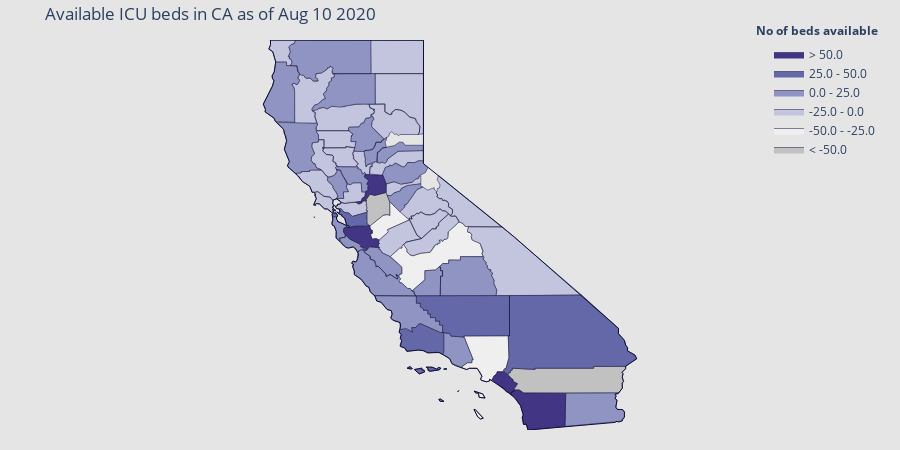

This figure's notebook cell:
### Code cell
values = (df['icu_available_beds']-(df['icu_covid_confirmed_patients']+ df['icu_suspected_covid_patients'])).tolist()
fips = df['fips'].tolist()

visualize(values, fips, date, 'Available ICU beds')

### Figure 1 — Plotly figure (JSON) as saved in the notebook; plotly's stock layout.template omitted (floating-point values rounded to 4 significant figures; data arrays with more than 128 entries replaced by an {"elided": "..."} marker saying what was removed)
{"data": [{"fill": "toself", "fillcolor": "rgb(193, 193, 193)", "hoverinfo": "none", "line": {"color": "rgb(15, 15, 55)", "width": 0.5}, "mode": "lines", "name": "< -50.0", "type": "scatter", "x": [-121.6, -121.6, -121.6, -121.5, -121.3, -121.0, -120.9, -120.9, -121.0, -121.1, -121.5, -121.6, -121.6, -121.5, -121.6, -121.6, -121.6, -121.6, -121.6, null, -117.7, -117.7, -117.6, -117.6, -117.6, -117.6, -116.9, -116.9, -115.3, -115.3, -114.4, -114.4, -114.5, -114.5, -114.5, -114.5, -114.5, -114.5, -114.6, -117.2, -117.4, -117.5, -117.4, -117.5, -117.5, -117.6, -117.7, null], "y": [38.04, 38.1, 38.12, 38.26, 38.23, 38.3, 38.08, 37.74, 37.76, 37.74, 37.48, 37.54, 37.82, 37.85, 37.86, 37.92, 38.01, 38.02, 38.04, null, 33.89, 33.93, 33.93, 33.97, 33.99, 34.03, 34.0, 34.03, 34.03, 34.08, 34.08, 34.02, 33.93, 33.9, 33.81, 33.71, 33.68, 33.55, 33.43, 33.43, 33.51, 33.51, 33.66, 33.71, 33.76, 33.77, 33.89, null]}, {"fill": "toself", "fillcolor": "rgb(239,239,239)", "hoverinfo": "none", "line": {"color": "rgb(15, 15, 55)", "width": 0.5}, "mode": "lines", "name": "-50.0 - -25.0", "type": "scatter", "x": [-120.9, -120.7, -120.6, -120.6, -120.5, -120.5, -120.5, -120.4, -120.3, -120.1, -119.8, -119.7, -119.7, -119.6, -119.6, -119.6, -119.5, -119.6, -119.6, -119.5, -119.5, -119.4, -119.4, -119.3, -119.3, -119.0, -118.9, -118.9, -118.8, -118.8, -118.8, -118.7, -118.7, -118.7, -118.7, -118.4, -118.4, -118.4, -118.4, -118.4, -119.0, -119.0, -119.3, -119.3, -119.5, -119.7, -120.0, -120.0, -120.3, -120.4, -120.4, -120.6, -120.6, -120.7, -120.6, -120.7, -120.7, -120.6, -120.6, -120.9, null, -118.6, -118.4, -118.3, -118.5, -118.5, -118.6, -118.6, null, -118.6, -118.6, -118.4, -118.4, -118.5, -118.6, null, -118.9, -118.9, -118.8, -118.7, -118.7, -118.6, -118.9, -117.7, -117.6, -117.7, -117.8, -117.8, -118.0, -118.0, -118.1, -118.1, -118.2, -118.2, -118.3, -118.4, -118.4, -118.4, -118.5, -118.5, -118.7, -118.8, -118.9, null, -121.5, -121.1, -121.0, -120.9, -120.9, -120.4, -121.0, -121.0, -121.2, -121.3, -121.4, -121.5, -121.4, -121.4, -121.5, -121.5, null], "y": [36.75, 36.95, 36.95, 37.0, 37.04, 36.91, 36.86, 36.79, 36.76, 36.83, 36.85, 37.01, 37.04, 37.03, 37.07, 37.07, 37.1, 37.12, 37.14, 37.15, 37.11, 37.16, 37.17, 37.21, 37.35, 37.59, 37.55, 37.48, 37.49, 37.46, 37.34, 37.33, 37.26, 37.23, 37.16, 37.06, 36.89, 36.84, 36.83, 36.74, 36.74, 36.66, 36.66, 36.57, 36.58, 36.42, 36.4, 36.18, 35.91, 35.96, 35.97, 36.1, 36.11, 36.16, 36.2, 36.25, 36.29, 36.33, 36.49, 36.75, null, 33.48, 33.41, 33.31, 33.33, 33.42, 33.44, 33.48, null, 33.03, 33.03, 32.82, 32.8, 32.85, 33.03, null, 34.05, 34.07, 34.17, 34.17, 34.24, 34.24, 34.82, 34.82, 34.29, 34.02, 34.0, 33.95, 33.95, 33.9, 33.85, 33.74, 33.76, 33.72, 33.7, 33.74, 33.77, 33.84, 33.97, 34.04, 34.03, 34.0, 34.05, null, 37.48, 37.74, 37.76, 37.74, 38.08, 37.63, 37.4, 37.35, 37.13, 37.18, 37.16, 37.28, 37.31, 37.38, 37.4, 37.48, null]}, {"fill": "toself", "fillcolor": "rgb(195, 196, 222)", "hoverinfo": "none", "line": {"color": "rgb(15, 15, 55)", "width": 0.5}, "mode": "lines", "name": "-25.0 - 0.0", "type": "scatter", "x": {"elided": "574 float values"}, "y": {"elided": "574 float values"}}, {"fill": "toself", "fillcolor": "rgb(144,148,194)", "hoverinfo": "none", "line": {"color": "rgb(15, 15, 55)", "width": 0.5}, "mode": "lines", "name": "0.0 - 25.0", "type": "scatter", "x": {"elided": "509 float values"}, "y": {"elided": "509 float values"}}, {"fill": "toself", "fillcolor": "rgb(101,104,168)", "hoverinfo": "none", "line": {"color": "rgb(15, 15, 55)", "width": 0.5}, "mode": "lines", "name": "25.0 - 50.0", "type": "scatter", "x": {"elided": "152 float values"}, "y": {"elided": "152 float values"}}, {"fill": "toself", "fillcolor": "rgb(65, 53, 132)", "hoverinfo": "none", "line": {"color": "rgb(15, 15, 55)", "width": 0.5}, "mode": "lines", "name": "> 50.0", "type": "scatter", "x": [-122.2, -122.2, -122.1, -122.1, -121.9, -121.5, -121.5, -121.4, -121.4, -121.5, -121.5, -121.4, -121.4, -121.2, -121.2, -121.2, -121.2, -121.2, -121.2, -121.2, -121.5, -121.6, -121.6, -121.7, -121.7, -121.8, -122.0, -122.2, -122.2, null, -118.1, -118.1, -118.0, -118.0, -117.8, -117.5, -117.5, -117.4, -117.5, -117.5, -117.6, -117.6, -118.1, null, -117.6, -117.6, -117.5, -117.5, -117.4, -117.2, -116.1, -116.1, -117.1, -117.2, -117.2, -117.3, -117.3, -117.3, -117.5, -117.6, null, -121.9, -121.7, -121.7, -121.6, -121.6, -121.5, -121.5, -121.5, -121.6, -121.5, -121.6, -121.6, -121.1, -121.0, -121.0, -121.3, -121.5, -121.6, -121.6, -121.7, -121.7, -121.8, -121.9, null], "y": [37.36, 37.43, 37.47, 37.45, 37.48, 37.48, 37.4, 37.38, 37.31, 37.28, 37.25, 37.15, 37.18, 37.16, 37.12, 37.09, 37.06, 37.03, 36.99, 36.96, 36.98, 36.89, 36.93, 36.99, 37.01, 37.05, 37.17, 37.32, 37.36, null, 33.75, 33.85, 33.9, 33.95, 33.95, 33.76, 33.71, 33.66, 33.53, 33.47, 33.45, 33.39, 33.75, null, 33.39, 33.45, 33.47, 33.51, 33.51, 33.43, 33.43, 32.62, 32.53, 32.67, 32.67, 32.84, 32.9, 33.12, 33.33, 33.39, null, 38.07, 38.09, 38.16, 38.2, 38.33, 38.36, 38.43, 38.47, 38.5, 38.59, 38.68, 38.74, 38.72, 38.51, 38.3, 38.23, 38.26, 38.12, 38.1, 38.09, 38.05, 38.02, 38.07, null]}, {"hoverinfo": "text", "legendgroup": "centroids", "marker": {"color": "white", "opacity": 0}, "mode": "markers", "name": "US Counties", "selected": {"marker": {"color": "white", "opacity": 1, "size": 3}}, "showlegend": false, "text": ["County: Del Norte<br>State: California<br>FIPS: 06015<br>Value: 0.0", "County: Del Norte<br>State: California<br>FIPS: 06015<br>Value: 0.0", "County: Los Angeles<br>State: California<br>FIPS: 06037<br>Value: -46.0", "County: Los Angeles<br>State: California<br>FIPS: 06037<br>Value: -46.0", "County: Los Angeles<br>State: California<br>FIPS: 06037<br>Value: -46.0", "County: Marin<br>State: California<br>FIPS: 06041<br>Value: -4.0", "County: Marin<br>State: California<br>FIPS: 06041<br>Value: -4.0", "County: Ventura<br>State: California<br>FIPS: 06111<br>Value: 5.0", "County: Ventura<br>State: California<br>FIPS: 06111<br>Value: 5.0", "County: Ventura<br>State: California<br>FIPS: 06111<br>Value: 5.0", "County: San Francisco<br>State: California<br>FIPS: 06075<br>Value: 35.0", "County: San Francisco<br>State: California<br>FIPS: 06075<br>Value: 35.0", "County: San Francisco<br>State: California<br>FIPS: 06075<br>Value: 35.0", "County: San Francisco<br>State: California<br>FIPS: 06075<br>Value: 35.0", "County: San Francisco<br>State: California<br>FIPS: 06075<br>Value: 35.0", "County: Santa Barbara<br>State: California<br>FIPS: 06083<br>Value: 27.0", "County: Santa Barbara<br>State: California<br>FIPS: 06083<br>Value: 27.0", "County: Santa Barbara<br>State: California<br>FIPS: 06083<br>Value: 27.0", "County: Santa Barbara<br>State: California<br>FIPS: 06083<br>Value: 27.0", "County: Santa Barbara<br>State: California<br>FIPS: 06083<br>Value: 27.0", "County: Santa Clara<br>State: California<br>FIPS: 06085<br>Value: 78.0", "County: San Mateo<br>State: California<br>FIPS: 06081<br>Value: 16.0", "County: Tuolumne<br>State: California<br>FIPS: 06109<br>Value: -1.0", "County: Placer<br>State: California<br>FIPS: 06061<br>Value: -3.0", "County: San Luis Obispo<br>State: California<br>FIPS: 06079<br>Value: 16.0", "County: Solano<br>State: California<br>FIPS: 06095<br>Value: -6.0", "County: Monterey<br>State: California<br>FIPS: 06053<br>Value: 19.0", "County: Yuba<br>State: California<br>FIPS: 06115<br>Value: 7.0", "County: Orange<br>State: California<br>FIPS: 06059<br>Value: 114.0", "County: Mono<br>State: California<br>FIPS: 06051<br>Value: -1.0", "County: Calaveras<br>State: California<br>FIPS: 06009<br>Value: 2.0", "County: Nevada<br>State: California<br>FIPS: 06057<br>Value: 5.0", "County: Butte<br>State: California<br>FIPS: 06007<br>Value: 6.0", "County: Santa Cruz<br>State: California<br>FIPS: 06087<br>Value: 6.0", "County: Mendocino<br>State: California<br>FIPS: 06045<br>Value: 5.0", "County: Fresno<br>State: California<br>FIPS: 06019<br>Value: -28.0", "County: Inyo<br>State: California<br>FIPS: 06027<br>Value: 0.0", "County: San Joaquin<br>State: California<br>FIPS: 06077<br>Value: -51.0", "County: Trinity<br>State: California<br>FIPS: 06105<br>Value: -2.0", "County: Mariposa<br>State: California<br>FIPS: 06043<br>Value: -2.0", "County: El Dorado<br>State: California<br>FIPS: 06017<br>Value: 7.0", "County: Sonoma<br>State: California<br>FIPS: 06097<br>Value: -6.0", "County: Shasta<br>State: California<br>FIPS: 06089<br>Value: 5.0", "County: Lassen<br>State: California<br>FIPS: 06035<br>Value: -3.0", "County: Colusa<br>State: California<br>FIPS: 06011<br>Value: -3.0", "County: Lake<br>State: California<br>FIPS: 06033<br>Value: -3.0", "County: Modoc<br>State: California<br>FIPS: 06049<br>Value: -2.0", "County: Tulare<br>State: California<br>FIPS: 06107<br>Value: 11.0", "County: San Benito<br>State: California<br>FIPS: 06069<br>Value: 1.0", "County: Alameda<br>State: California<br>FIPS: 06001<br>Value: 33.0", "County: San Diego<br>State: California<br>FIPS: 06073<br>Value: 215.0", "County: Glenn<br>State: California<br>FIPS: 06021<br>Value: -3.0", "County: Siskiyou<br>State: California<br>FIPS: 06093<br>Value: 2.0", "County: Madera<br>State: California<br>FIPS: 06039<br>Value: -1.0", "County: Tehama<br>State: California<br>FIPS: 06103<br>Value: 0.0", "County: Sutter<br>State: California<br>FIPS: 06101<br>Value: -2.0", "County: Napa<br>State: California<br>FIPS: 06055<br>Value: 15.0", "County: Sacramento<br>State: California<br>FIPS: 06067<br>Value: 56.0", "County: Merced<br>State: California<br>FIPS: 06047<br>Value: -4.0", "County: Kings<br>State: California<br>FIPS: 06031<br>Value: 6.0", "County: Kern<br>State: California<br>FIPS: 06029<br>Value: 30.0", "County: Riverside<br>State: California<br>FIPS: 06065<br>Value: -50.0", "County: Contra Costa<br>State: California<br>FIPS: 06013<br>Value: 0.0", "County: San Bernardino<br>State: California<br>FIPS: 06071<br>Value: 43.0", "County: Stanislaus<br>State: California<br>FIPS: 06099<br>Value: -26.0", "County: Humboldt<br>State: California<br>FIPS: 06023<br>Value: 6.0", "County: Plumas<br>State: California<br>FIPS: 06063<br>Value: -2.0", "County: Amador<br>State: California<br>FIPS: 06005<br>Value: 0.0", "County: Imperial<br>State: California<br>FIPS: 06025<br>Value: 3.0", "County: Yolo<br>State: California<br>FIPS: 06113<br>Value: 4.0"], "type": "scatter", "unselected": {"marker": {"opacity": 0}}, "x": [-121.7, -122.3, -120.0, -120.7, -120.4, -121.9, -121.2, -121.4, -117.8, -118.9, -120.6, -120.8, -121.6, -122.0, -123.4, -119.6, -117.4, -121.3, -123.1, -119.9, -120.5, -122.9, -122.0, -120.6, -122.2, -122.8, -120.7, -118.8, -121.1, -121.9, -116.7, -122.4, -122.5, -119.8, -122.2, -121.7, -122.3, -121.3, -120.7, -119.8, -118.7, -116.0, -121.9, -116.2, -121.0, -123.9, -120.8, -120.7, -115.4, -121.9], "y": [37.23, 37.42, 38.03, 39.06, 35.39, 38.27, 36.22, 39.27, 33.7, 37.94, 38.2, 39.3, 39.67, 37.06, 39.44, 36.76, 36.51, 37.93, 40.65, 37.58, 38.78, 38.53, 40.76, 40.67, 39.18, 39.1, 41.59, 36.22, 36.61, 37.65, 33.03, 39.6, 41.59, 37.22, 40.13, 39.03, 38.51, 38.45, 37.19, 36.08, 35.34, 33.74, 37.92, 34.84, 37.56, 40.7, 40.0, 38.45, 33.04, 38.69]}, {"hoverinfo": "text", "legendgroup": "States", "line": {"color": "rgb(15, 15, 55)", "width": 1}, "mode": "lines", "showlegend": false, "type": "scatter", "x": {"elided": "263 float values"}, "y": {"elided": "263 float values"}}], "layout": {"annotations": [{"showarrow": false, "text": "<b>No of beds available</b>", "x": 1, "xanchor": "right", "xref": "paper", "y": 1.05, "yref": "paper"}], "dragmode": "select", "height": 450, "hovermode": "closest", "legend": {"traceorder": "reversed", "x": 1, "xanchor": "right", "y": 1, "yanchor": "top"}, "margin": {"b": 20, "l": 20, "r": 20, "t": 40}, "paper_bgcolor": "rgb(229,229,229)", "plot_bgcolor": "rgb(229,229,229)", "title": {"text": "Available ICU beds in CA as of Aug 10 2020"}, "width": 900, "xaxis": {"autorange": false, "fixedrange": true, "range": [-131.1, -107.4], "showgrid": false, "showticklabels": false, "zeroline": false}, "yaxis": {"autorange": false, "fixedrange": true, "range": [32.53, 42.0], "showgrid": false, "showticklabels": false, "zeroline": false}}}
